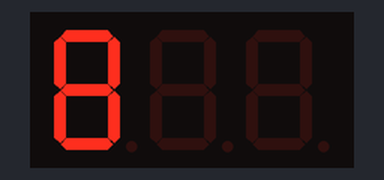
Simulated run of this sketch. Board: Arduino Uno, built with avr-gcc and run on an emulated ATmega328P. Parts: 3-digit seven-segment display. Wiring (inferred from the names in the program): 3-digit 7-segment display, segments lit when HIGH: segments pin 2, pin 3, pin 4, pin 5, pin 6, pin 7, pin 8; digit selects A0, A1, A2. Random numbers use the default seed unless the sketch sets one; the segment pins are drawn as the display they are named for.

Above: at 0.2 s.
At 3.1 s:
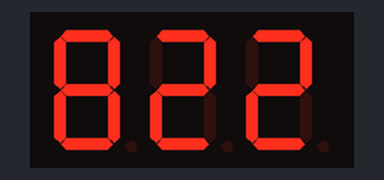
At 8.8 s:
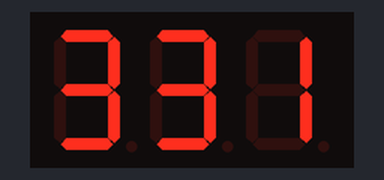
At 14.6 s:
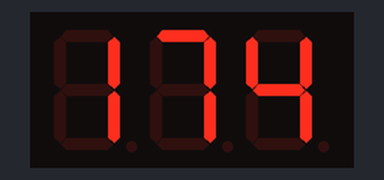
At 20.3 s:
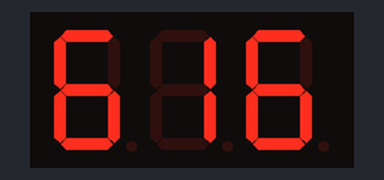
At 37.6 s:
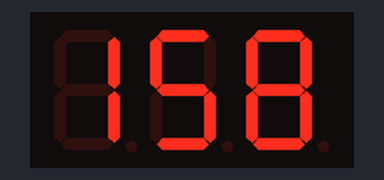

The sketch:

LAB2.ino
```cpp
int SEG_A=2;
int SEG_B=3;
int SEG_C=4;
int SEG_D=5;
int SEG_E=6;
int SEG_F=7;
int SEG_G=8;
int digit1 = A0;
int digit2 = A1;
int digit3 = A2;
//int digit4 = A3;
char seg[] =
  {
    0b11111100,
    0b01100000,
    0b11011010,
    0b11110010,
    0b01100110,
    0b10110110,
    0b10111110,
    0b11100000,
    0b11111110,
    0b11110110,
   } ;
char digit[] =
  {
    0b100,
    0b010,
    0b001,
 //0b0001,
   } ;
void display7seg(int a)
{
  digitalWrite(SEG_A,seg[a] & 1<<7);
  digitalWrite(SEG_B,seg[a] & 1<<6);
  digitalWrite(SEG_C,seg[a] & 1<<5);
  digitalWrite(SEG_D,seg[a] & 1<<4);
  digitalWrite(SEG_E,seg[a] & 1<<3);
  digitalWrite(SEG_F,seg[a] & 1<<2);
  digitalWrite(SEG_G,seg[a] & 1<<1);
  }
void displayDigit(int a)
{
  digitalWrite(digit1,digit[a] & 1<<2);
  digitalWrite(digit2,digit[a] & 1<<1);
  digitalWrite(digit3,digit[a] & 1<<0);
 //digitalWrite(digit4,digit[a] & 1<<0);
  }
void setup() {
  pinMode(SEG_A,OUTPUT);
  pinMode(SEG_B,OUTPUT);
  pinMode(SEG_C,OUTPUT);
  pinMode(SEG_D,OUTPUT);
  pinMode(SEG_E,OUTPUT);
  pinMode(SEG_F,OUTPUT);
  pinMode(SEG_G,OUTPUT);
  pinMode(digit1, OUTPUT);
  pinMode(digit2, OUTPUT);
  pinMode(digit3, OUTPUT);
 //pinMode(digit4, OUTPUT);
}

void loop() {
int randomSeg1;
int randomSeg2;
int randomSeg3;
int randomSeg4;
randomSeg1 = random(1,9);
displayDigit(0);
display7seg(randomSeg1);
delay(1000);
randomSeg2 = random(1,9);
displayDigit(1);
display7seg(randomSeg2);
delay(1000);
randomSeg3 = random(1,9);
displayDigit(2);
display7seg(randomSeg3);
delay(1000);

//Show Number
for(int i= 0;i<=300;i++)
{
  displayDigit(0);
  display7seg(randomSeg1);
  delay(3);
  displayDigit(1);
  display7seg(randomSeg2);
  delay(3);
  displayDigit(2);
  display7seg(randomSeg3);
  delay(3);

  }
}
```

Measured:
- what the display in image 0 shows lasts 0.8 s, from 0.2 s to 1.0 s
- what the display in image 1 shows lasts 2.8 s, from 3.0 s to 5.8 s
